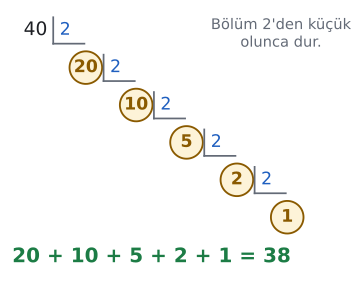

The Python source for this figure:
import sys; sys.path.insert(0, "tools")
from cizim import *

# 40! içindeki 2 çarpanı: 40'ı bölüm 2'den küçük olana kadar 2'ye böl, bölümleri topla.
fig, ax = sekil(6, 3.6)
ax.axis("off"); ax.set_aspect("equal")
sayilar = [40, 20, 10, 5, 2, 1]
dx, dy = 1.05, -0.78
for i, s in enumerate(sayilar):
    x, y = i * dx, i * dy
    bolum = i > 0
    if bolum:
        ax.add_patch(patches.Circle((x + 0.18, y - 0.02), 0.34, facecolor=SARI_ACIK, edgecolor=SARI, lw=1.4))
    ax.text(x + 0.18, y - 0.02, str(s), ha="center", va="center", fontsize=13 if bolum else 14,
            color=SARI if bolum else YAZI, fontweight="bold" if bolum else "normal")
    if i < len(sayilar) - 1:
        # bölme çizgisi: dikey + yatay
        ax.plot([x + 0.55, x + 0.55], [y + 0.25, y - 0.3], color=SOLUK, lw=1.3)
        ax.plot([x + 0.55, x + 1.2], [y - 0.3, y - 0.3], color=SOLUK, lw=1.3)
        ax.text(x + 0.8, y - 0.02, "2", ha="center", va="center", fontsize=13, color=MAVI)
ax.text(2.6, -4.75, "20 + 10 + 5 + 2 + 1 = 38", ha="center", va="center", fontsize=15, color=YESIL, fontweight="bold")
ax.text(5.3, -0.1, "Bölüm 2'den küçük\nolunca dur.", ha="center", va="center", fontsize=11, color=SOLUK)
ax.set_xlim(-0.4, 6.6); ax.set_ylim(-5.1, 0.45)
kaydet(fig, __file__)
